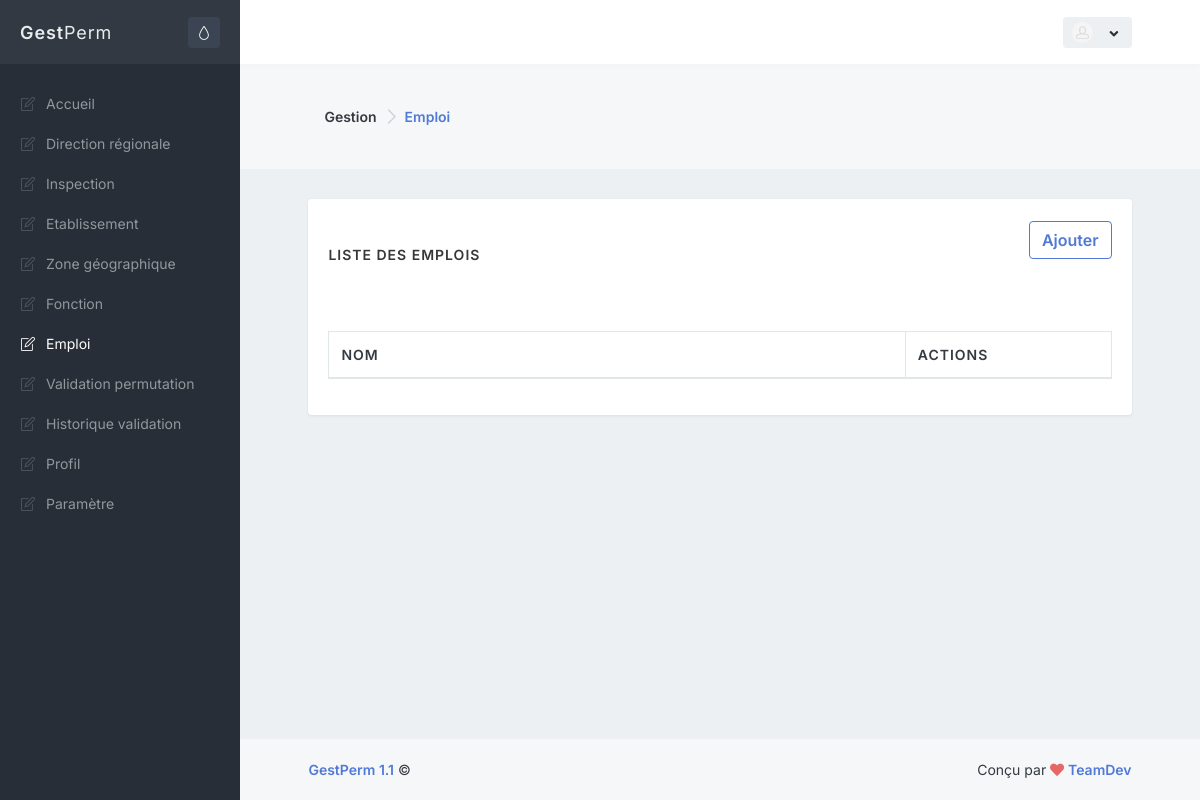
The page /admin/emploi.php on the database as committed earlier.
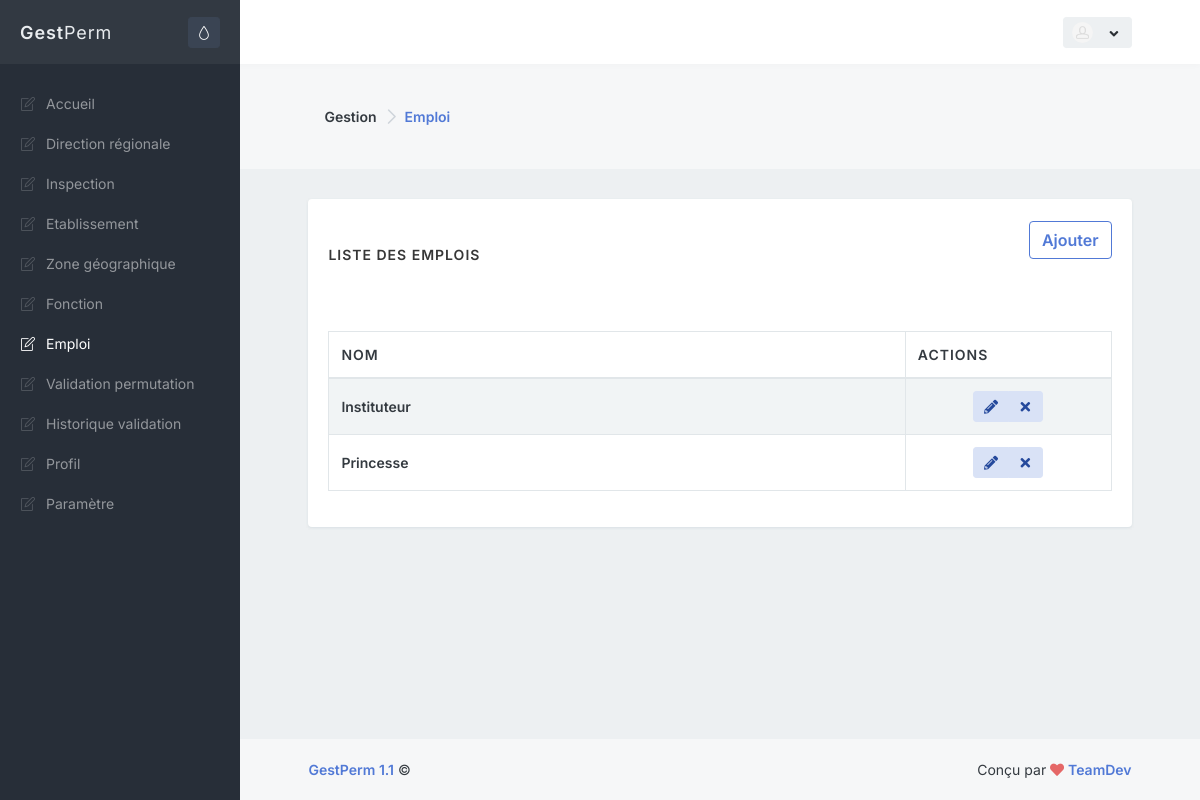
The same page on the database as committed later.
### tables this page shows
CREATE TABLE IF NOT EXISTS `emploi` (
  `IdEmploi` int(11) NOT NULL AUTO_INCREMENT,
  `LibelleEmploi` varchar(255) NOT NULL,
  PRIMARY KEY (`IdEmploi`)
);

### class/database.php (called while the page is built, shortened)
<?php
class Database
{
    private static $dbHost = "localhost";
    private static $dbName = "pct_db";
    private static $dbUsername = "root";
    private static $dbUserpassword = "";
    private static $connection = null;
    private static function connect()
    {
        if(self::$connection == null)
        {
            try
            {
              self::$connection = new PDO("mysql:host=" . self::$dbHost . ";dbname=" . self::$dbName , self::$dbUsername, self::$dbUserpassword, array(PDO::MYSQL_ATTR_INIT_COMMAND => 'SET NAMES UTF8' , PDO::ATTR_ERRMODE=>PDO::ERRMODE_WARNING));
            }
            catch(PDOException $e)
            {
                die($e->getMessage());
            }
        }
        return self::$connection;
    }
    private static function disconnect()
    {
        self::$connection = null;
    }
    public static function SelectQuery($query="")
    {
        if ($query<>"")
        {
            $req=self::$connection->prepare($query);
            try
            {
              $req->execute();
            }
            catch(Exception $e)
            {
                var_dump($query);
                die($e->getMessage());
            }
            return $req->fetchAll(PDO::FETCH_OBJ);
        }
        else return "";
    }
}
?>

### admin/emploi.php (the view, shortened to what this page needs)
<?php require 'inc/_global/views/head_start.php'; ?>
<?php require 'inc/_global/views/head_end.php'; ?>
<?php require 'inc/_global/views/page_start.php'; ?>
<div class="bg-body-light">
    <div class="content content-full">
        <div class="d-flex flex-column flex-sm-row justify-content-sm-between align-items-sm-center">
            <nav class="flex-sm-00-auto ml-sm-3" aria-label="breadcrumb">
                <ol class="breadcrumb breadcrumb-alt">
                    <li class="breadcrumb-item">Gestion</li>
                    <li class="breadcrumb-item" aria-current="page">
                        <a class="link-fx" href="">Emploi</a>
                    </li>
                </ol>
            </nav>
        </div>
   </div>
</div>
<div class="content">
    <div class="block block-rounded">
        <div class="block-header">
            <h3 class="block-title">Liste des emplois <small</small></h3>
            <nav class="flex-sm-00-auto ml-sm-3" aria-label="breadcrumb">
                <ol class="breadcrumb breadcrumb-alt">
                    <li class="breadcrumb-item">
                        <button type="button" class="btn btn-outline-primary push" data-toggle="modal" data-target="#modal-block-popout">Ajouter</button>
                    </li>
                </ol>
            </nav>
        </div>
        <div class="block-content block-content-full">
            <table class="table table-bordered table-striped table-vcenter js-dataTable-full">
                <thead>
                    <tr>
                        <th class="d-none d-sm-table-cell" style="width: 42%;">Nom</th>
                        <th class="d-none d-sm-table-cell" style="width: 15%;">Actions</th>
                    </tr>
                </thead>
                <tbody>
                    <?php
                        $emplois=Database::SelectQuery("SELECT * FROM emploi ORDER BY LibelleEmploi ASC");
                        foreach($emplois as $emploi):
                    ?>
                    <tr>
                        <td class="font-w600 font-size-sm"><?=$emploi->LibelleEmploi?></td>
                        <td class="text-center">
                        <div class="btn-group">
                                <a href="#Edit-newdr-modal" data-toggle="modal" class="btn btn-sm btn-alt-primary editemploi" data-idemploi="<?=$emploi->IdEmploi ?>" data-libelleemploi="<?=$emploi->LibelleEmploi?>" title="Edit">
                                    <i class="fa fa-fw fa-pencil-alt" data-toggle="tooltip" title="Modifier"></i>
                                </a>
                                <a href="#Delete-newdr-modal" class="btn btn-sm btn-alt-primary todelete" data-idemploi="<?=$emploi->IdEmploi ?>" data-toggle="modal">
                                    <i class="fa fa-fw fa-times" data-toggle="tooltip" title="Supprimer"></i>
                                </a>
                            </div>
                        </td>
                    </tr>
                    <?php endforeach ?>
                </tbody>
            </table>
        </div>
    </div>
</div>
<?php require 'inc/_global/views/page_end.php'; ?>
<?php require 'inc/_global/views/footer_end.php'; ?>

Rows that differ between the two databases and show on the page:
added emploi: LibelleEmploi "Instituteur"
added emploi: LibelleEmploi "Princesse"
